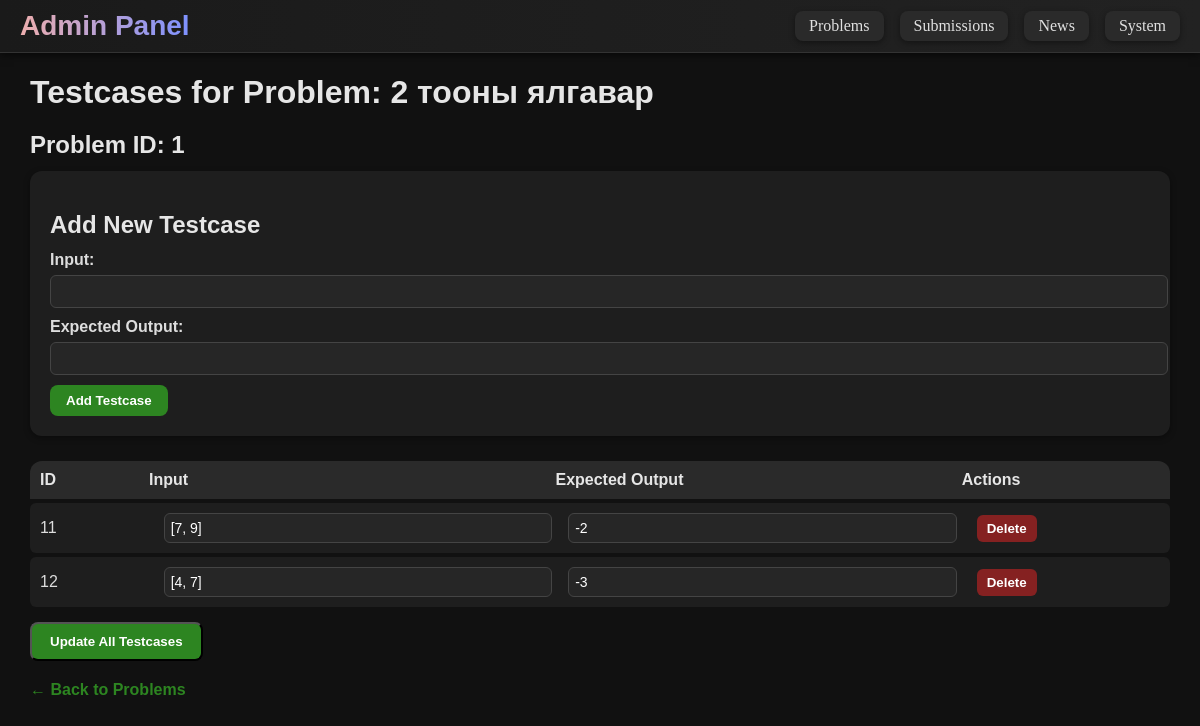
/admin/problem/1/testcases (signed in), run on the app's committed database.
### tables this page shows
CREATE TABLE "problems" (id INTEGER PRIMARY KEY, title varchar(50), description TEXT, examples TEXT, prefix TEXT, constraints TEXT, diff varchar(10), tags TEXT);

CREATE TABLE test_cases (
    id INTEGER PRIMARY KEY AUTOINCREMENT,
    problem_id INTEGER,
    input TEXT NOT NULL,
    expected TEXT NOT NULL,
    FOREIGN KEY(problem_id) REFERENCES problems(id)
);

### run.py (the view)
@app.route("/admin/problem/<int:problem_id>/testcases")
@admin_required
def admin_testcases(problem_id):
    conn = get_db_connection()
    problem = conn.execute("SELECT * FROM problems WHERE id = ?", (problem_id,)).fetchone()
    testcases = conn.execute("SELECT * FROM test_cases WHERE problem_id = ?", (problem_id,)).fetchall()
    conn.close()
    if problem is None:
        return f"⚠️ Problem with id {problem_id} not found", 404
    return render_template("admin/adminTestcases.html", problem=problem, testcases=testcases, id=problem_id)

### run.py (called while the page is built)
def make_user_object(row):
    if not row:
        return None
    user_obj = type("UserObj", (), {})()
    for key in row.keys():
        setattr(user_obj, key, row[key])
    user_obj.get_id = lambda: str(user_obj.id)
    user_obj.is_authenticated = property(lambda self: True)
    user_obj.is_active = property(lambda self: True)
    user_obj.is_anonymous = property(lambda self: False)
    return user_obj

def admin_required(f):
    @wraps(f)
    @login_required
    def decorated_function(*args, **kwargs):
        if not getattr(current_user, "is_admin", 0):
            flash("Admin access only!", "danger")
            return redirect(url_for("index"))
        return f(*args, **kwargs)
    return decorated_function

@app.before_request
def require_admin_for_admin_prefix():
    if request.path.startswith("/admin"):
        if not current_user.is_authenticated:
            return redirect(url_for("login", next=request.path))
        if not getattr(current_user, "is_admin", 0):
            flash("Admin access only!", "danger")
            return redirect(url_for("index"))

def get_db_connection():
    conn = sqlite3.connect(DB_PATH)
    conn.row_factory = sqlite3.Row
    return conn

@login_manager.user_loader
def load_user(user_id):
    conn = get_db_connection()
    row = conn.execute("SELECT * FROM users WHERE id=?", (user_id,)).fetchone()
    conn.close()
    return make_user_object(row)

### templates/admin/adminTestcases.html (shortened to what this page needs)
{% extends "admin/admin.html" %}
{% block content %}
<div id="tc-container">
    <h1>Testcases for Problem: {{ problem['title'] }}</h1>
    <h2>Problem ID: {{ problem['id'] }}</h2>
    <div id="add-tc-form">
        <h2>Add New Testcase</h2>
        <form method="post" action="{{ url_for('add_testcase', problem_id=problem['id']) }}">
            <label>Input:</label>
            <input type="text" name="input_data" required>
            <label>Expected Output:</label>
            <input type="text" name="expected_output" required>
            <button type="submit">Add Testcase</button>
        </form>
    </div>
    {% if testcases %}
    <form method="post" action="{{ url_for('update_all_testcases', problem_id=problem['id']) }}">
        <div id="tc-header">
            <div>ID</div>
            <div>Input</div>
            <div>Expected Output</div>
            <div>Actions</div>
        </div>
        {% for tc in testcases %}
        <div class="tc-row" data-id="{{ tc['id'] }}">
            <div>{{ tc['id'] }}</div>
            <input type="text" name="input_{{ tc['id'] }}" value="{{ tc['input'] }}" required>
            <input type="text" name="expected_{{ tc['id'] }}" value="{{ tc['expected'] }}" required>
            <div class="tc-actions">
                <button type="button" class="btn-delete" onclick="deleteTestcase({{ tc['id'] }})">Delete</button>
            </div>
        </div>
        {% endfor %}
        <button type="submit" class="btn-update-all">Update All Testcases</button>
    </form>
    {% else %}
    <div class="no-tc">No testcases yet.</div>
    {% endif %}
    <a href="{{ url_for('edit_problem', id=problem['id']) }}" class="back-link">← Back to Problems</a>
</div>
{% endblock %}

### static/style.css (style rules this page uses)
html { scrollbar-color: #6f7dff #0f0f0f; scrollbar-width: thin; }

### templates/admin/adminTestcases.html (style rules this page uses)
#tc-container { max-width: 95%; margin: 20px auto; font-family: 'Lucida Sans', sans-serif; color: #ddd; }
h1, h2 { color: #e6e6e6; margin-bottom: 12px; }
#add-tc-form { background-color: #1e1e1e; padding: 20px; border-radius: 12px; margin-bottom: 25px; box-shadow: 0 2px 6px rgba(0, 0, 0, 0.4); }
#add-tc-form label { display: block; font-weight: bold; margin-bottom: 6px; }
#add-tc-form input[type="text"] { width: 100%; background-color: #262626; color: #fff; border: 1px solid #444; border-radius: 6px; padding: 8px; margin-bottom: 10px; }
#add-tc-form button { background-color: #2d8521; color: #fff; border: none; border-radius: 8px; padding: 8px 16px; cursor: pointer; font-weight: bold; transition: background 0.2s; }
#tc-header { display: grid; grid-template-columns: 0.5fr 2fr 2fr 1fr; background-color: #2a2a2a; padding: 10px; border-radius: 12px 12px 0 0; color: #e6e6e6; font-weight: bold; gap: 10px; align-items: center; }
.tc-row { display: grid; grid-template-columns: 0.5fr 2fr 2fr 1fr; background-color: #1e1e1e; padding: 10px; border-radius: 6px; margin-top: 4px; gap: 30px; align-items: center; transition: background 0.3s ease; }
.tc-row input[type="text"] { width: 100%; background-color: #262626; color: #fff; border: 1px solid #444; border-radius: 6px; padding: 6px; font-size: 14px; }
.tc-actions button { border: none; border-radius: 6px; padding: 6px 10px; cursor: pointer; font-weight: bold; color: #fff; margin-left: 4px; transition: all 0.2s; }
.btn-update-all { background-color: #2d8521; padding: 10px 18px; margin-top: 15px; border-radius: 8px; font-weight: bold; cursor: pointer; color: #fff; }
.btn-delete { background-color: #852121; }
.back-link { display: inline-block; margin-top: 20px; text-decoration: none; color: #2d8521; font-weight: bold; transition: color 0.2s; }

### templates/admin/admin.html (style rules this page uses)
body { background-color: #111111; color: #e0e0e0; margin: 0; }
a { text-decoration: none !important; }

### data on the page
problems: title "2 тооны ялгавар", id "1"
test_cases: id "11", input "[7, 9]", expected "-2"
test_cases: id "12", input "[4, 7]", expected "-3"
